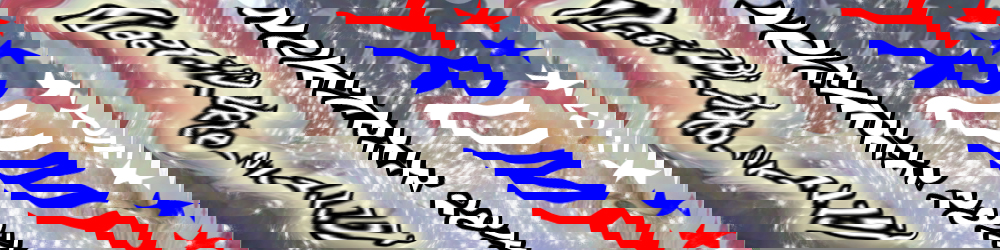
#> input picture hackthevote2016/forensics150-warpspeed/warp_speed.5978d1405660e365872cf72dddc7515603f657f12526bd61e56feacf332cccad.jpg, 1000 x 250 px
$ python shift.py
#> lines starting #> are read from the running program, lines starting #| are printed output that depends on the picture
from PIL import Image

im = Image.open("warp_speed.5978d1405660e365872cf72dddc7515603f657f12526bd61e56feacf332cccad.jpg")
#> im is the input picture: PIL image 1000x250 RGB; mean R, G, B 154.7, 138.4, 151.1

im2 = Image.new("RGB", (504, 500))
#> im2: PIL image 504x500 RGB; every value is 0

for y in xrange(500):
    for x in xrange(504):
        xx = x + (y / 8) * 504
        yy = y % 8

        try:
            p = im.getpixel((xx % 1000, yy + (xx / 1000) * 8))
            im2.putpixel((x,y), p)
        except IndexError:
            pass
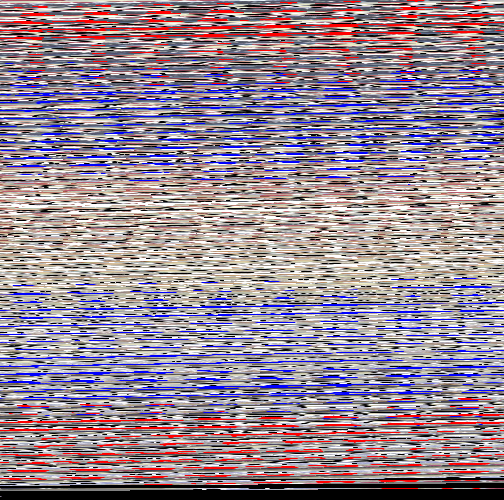
#> im2: PIL image 504x500 RGB; mean R, G, B 150.4, 134.7, 147.2

im2.save("res.png")
